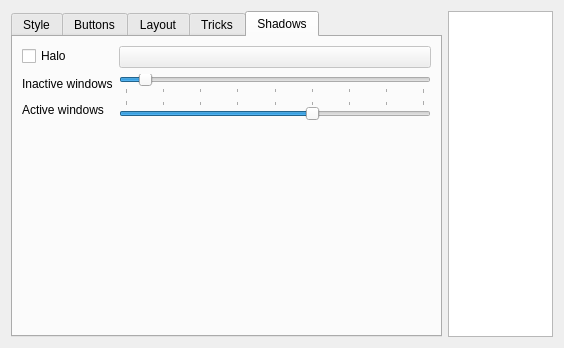
<?xml version="1.0" encoding="UTF-8"?>
<ui version="4.0">
 <class>Config</class>
 <widget class="QWidget" name="Config">
  <property name="geometry">
   <rect>
    <x>0</x>
    <y>0</y>
    <width>564</width>
    <height>348</height>
   </rect>
  </property>
  <property name="windowTitle">
   <string>Bespin KWin Client Config</string>
  </property>
  <layout class="QHBoxLayout" name="horizontalLayout">
   <item>
    <widget class="QTabWidget" name="tabWidget">
     <property name="tabPosition">
      <enum>QTabWidget::North</enum>
     </property>
     <property name="currentIndex">
      <number>4</number>
     </property>
     <widget class="QWidget" name="tab">
      <attribute name="title">
       <string>Style</string>
      </attribute>
      <layout class="QGridLayout" name="gridLayout">
       <item row="0" column="0" rowspan="5" colspan="2">
        <widget class="QListWidget" name="presets"/>
       </item>
       <item row="1" column="2">
        <widget class="QLabel" name="label">
         <property name="text">
          <string>Classes</string>
         </property>
         <property name="alignment">
          <set>Qt::AlignRight|Qt::AlignTrailing|Qt::AlignVCenter</set>
         </property>
        </widget>
       </item>
       <item row="1" column="3">
        <widget class="QLineEdit" name="wmClasses">
         <property name="enabled">
          <bool>false</bool>
         </property>
        </widget>
       </item>
       <item row="3" column="2" colspan="2">
        <widget class="QTabWidget" name="tabWidget_2">
         <property name="currentIndex">
          <number>0</number>
         </property>
         <property name="documentMode">
          <bool>false</bool>
         </property>
         <widget class="QWidget" name="tab_3">
          <attribute name="title">
           <string>Active</string>
          </attribute>
          <layout class="QGridLayout" name="gridLayout_2">
           <item row="0" column="0">
            <widget class="QLabel" name="label_8">
             <property name="text">
              <string>Base</string>
             </property>
            </widget>
           </item>
           <item row="0" column="1">
            <widget class="QComboBox" name="actGrad">
             <item>
              <property name="text">
               <string>None</string>
              </property>
             </item>
             <item>
              <property name="text">
               <string>Simple</string>
              </property>
             </item>
             <item>
              <property name="text">
               <string>Button</string>
              </property>
             </item>
             <item>
              <property name="text">
               <string>Sunken</string>
              </property>
             </item>
             <item>
              <property name="text">
               <string>Gloss</string>
              </property>
             </item>
             <item>
              <property name="text">
               <string>Glass</string>
              </property>
             </item>
             <item>
              <property name="text">
               <string>Metal</string>
              </property>
             </item>
             <item>
              <property name="text">
               <string>Cloudy</string>
              </property>
             </item>
             <item>
              <property name="text">
               <string>Shiny</string>
              </property>
             </item>
             <item>
              <property name="text">
               <string>Flat</string>
              </property>
             </item>
             <item>
              <property name="text">
               <string>Vertical gradient</string>
              </property>
             </item>
             <item>
              <property name="text">
               <string>Horizontal gradient</string>
              </property>
             </item>
            </widget>
           </item>
           <item row="0" column="2">
            <widget class="KColorButton" name="actColor">
             <property name="enabled">
              <bool>true</bool>
             </property>
            </widget>
           </item>
           <item row="1" column="0">
            <widget class="QLabel" name="label_7">
             <property name="text">
              <string>Deco</string>
             </property>
            </widget>
           </item>
           <item row="1" column="1">
            <widget class="QComboBox" name="actGrad2">
             <item>
              <property name="text">
               <string>None</string>
              </property>
             </item>
             <item>
              <property name="text">
               <string>Simple</string>
              </property>
             </item>
             <item>
              <property name="text">
               <string>Button</string>
              </property>
             </item>
             <item>
              <property name="text">
               <string>Sunken</string>
              </property>
             </item>
             <item>
              <property name="text">
               <string>Gloss</string>
              </property>
             </item>
             <item>
              <property name="text">
               <string>Glass</string>
              </property>
             </item>
             <item>
              <property name="text">
               <string>Metal</string>
              </property>
             </item>
             <item>
              <property name="text">
               <string>Cloudy</string>
              </property>
             </item>
             <item>
              <property name="text">
               <string>Shiny</string>
              </property>
             </item>
            </widget>
           </item>
           <item row="1" column="2">
            <widget class="KColorButton" name="actColor2">
             <property name="enabled">
              <bool>true</bool>
             </property>
            </widget>
           </item>
           <item row="2" column="1">
            <widget class="QLabel" name="label_15">
             <property name="text">
              <string>Label</string>
             </property>
             <property name="alignment">
              <set>Qt::AlignRight|Qt::AlignTrailing|Qt::AlignVCenter</set>
             </property>
            </widget>
           </item>
           <item row="2" column="2">
            <widget class="KColorButton" name="actText">
             <property name="enabled">
              <bool>true</bool>
             </property>
            </widget>
           </item>
           <item row="3" column="1">
            <widget class="QLabel" name="label_16">
             <property name="text">
              <string>Buttons</string>
             </property>
             <property name="alignment">
              <set>Qt::AlignRight|Qt::AlignTrailing|Qt::AlignVCenter</set>
             </property>
            </widget>
           </item>
           <item row="3" column="2">
            <widget class="KColorButton" name="actButtons">
             <property name="enabled">
              <bool>true</bool>
             </property>
            </widget>
           </item>
          </layout>
         </widget>
         <widget class="QWidget" name="tab_4">
          <attribute name="title">
           <string>Inactive</string>
          </attribute>
          <layout class="QGridLayout" name="gridLayout_5">
           <item row="0" column="0">
            <widget class="QLabel" name="label_6">
             <property name="text">
              <string>Base</string>
             </property>
            </widget>
           </item>
           <item row="0" column="1">
            <widget class="QComboBox" name="inactGrad">
             <item>
              <property name="text">
               <string>None</string>
              </property>
             </item>
             <item>
              <property name="text">
               <string>Simple</string>
              </property>
             </item>
             <item>
              <property name="text">
               <string>Button</string>
              </property>
             </item>
             <item>
              <property name="text">
               <string>Sunken</string>
              </property>
             </item>
             <item>
              <property name="text">
               <string>Gloss</string>
              </property>
             </item>
             <item>
              <property name="text">
               <string>Glass</string>
              </property>
             </item>
             <item>
              <property name="text">
               <string>Metal</string>
              </property>
             </item>
             <item>
              <property name="text">
               <string>Cloudy</string>
              </property>
             </item>
             <item>
              <property name="text">
               <string>Shiny</string>
              </property>
             </item>
             <item>
              <property name="text">
               <string>Flat</string>
              </property>
             </item>
             <item>
              <property name="text">
               <string>Vertical gradient</string>
              </property>
             </item>
             <item>
              <property name="text">
               <string>Horizontal gradient</string>
              </property>
             </item>
            </widget>
           </item>
           <item row="0" column="2">
            <widget class="KColorButton" name="inactColor">
             <property name="enabled">
              <bool>true</bool>
             </property>
            </widget>
           </item>
           <item row="1" column="0">
            <widget class="QLabel" name="label_9">
             <property name="text">
              <string>Deco</string>
             </property>
            </widget>
           </item>
           <item row="1" column="1">
            <widget class="QComboBox" name="inactGrad2">
             <item>
              <property name="text">
               <string>None</string>
              </property>
             </item>
             <item>
              <property name="text">
               <string>Simple</string>
              </property>
             </item>
             <item>
              <property name="text">
               <string>Button</string>
              </property>
             </item>
             <item>
              <property name="text">
               <string>Sunken</string>
              </property>
             </item>
             <item>
              <property name="text">
               <string>Gloss</string>
              </property>
             </item>
             <item>
              <property name="text">
               <string>Glass</string>
              </property>
             </item>
             <item>
              <property name="text">
               <string>Metal</string>
              </property>
             </item>
             <item>
              <property name="text">
               <string>Cloudy</string>
              </property>
             </item>
             <item>
              <property name="text">
               <string>Shiny</string>
              </property>
             </item>
            </widget>
           </item>
           <item row="1" column="2">
            <widget class="KColorButton" name="inactColor2">
             <property name="enabled">
              <bool>true</bool>
             </property>
            </widget>
           </item>
           <item row="2" column="1">
            <widget class="QLabel" name="label_13">
             <property name="text">
              <string>Label</string>
             </property>
             <property name="alignment">
              <set>Qt::AlignRight|Qt::AlignTrailing|Qt::AlignVCenter</set>
             </property>
            </widget>
           </item>
           <item row="2" column="2">
            <widget class="KColorButton" name="inactText">
             <property name="enabled">
              <bool>true</bool>
             </property>
            </widget>
           </item>
           <item row="3" column="1">
            <widget class="QLabel" name="label_14">
             <property name="text">
              <string>Buttons</string>
             </property>
             <property name="alignment">
              <set>Qt::AlignRight|Qt::AlignTrailing|Qt::AlignVCenter</set>
             </property>
            </widget>
           </item>
           <item row="3" column="2">
            <widget class="KColorButton" name="inactButtons">
             <property name="enabled">
              <bool>true</bool>
             </property>
            </widget>
           </item>
          </layout>
         </widget>
        </widget>
       </item>
       <item row="4" column="3">
        <spacer name="verticalSpacer">
         <property name="orientation">
          <enum>Qt::Vertical</enum>
         </property>
         <property name="sizeHint" stdset="0">
          <size>
           <width>39</width>
           <height>51</height>
          </size>
         </property>
        </spacer>
       </item>
       <item row="5" column="0">
        <widget class="QPushButton" name="newPreset">
         <property name="text">
          <string>New</string>
         </property>
        </widget>
       </item>
       <item row="5" column="1">
        <widget class="QPushButton" name="deletePreset">
         <property name="enabled">
          <bool>false</bool>
         </property>
         <property name="palette">
          <palette>
           <active>
            <colorrole role="Button">
             <brush brushstyle="SolidPattern">
              <color alpha="255">
               <red>156</red>
               <green>14</green>
               <blue>14</blue>
              </color>
             </brush>
            </colorrole>
            <colorrole role="ButtonText">
             <brush brushstyle="SolidPattern">
              <color alpha="255">
               <red>255</red>
               <green>255</green>
               <blue>255</blue>
              </color>
             </brush>
            </colorrole>
           </active>
           <inactive>
            <colorrole role="Button">
             <brush brushstyle="SolidPattern">
              <color alpha="255">
               <red>156</red>
               <green>14</green>
               <blue>14</blue>
              </color>
             </brush>
            </colorrole>
            <colorrole role="ButtonText">
             <brush brushstyle="SolidPattern">
              <color alpha="255">
               <red>255</red>
               <green>255</green>
               <blue>255</blue>
              </color>
             </brush>
            </colorrole>
           </inactive>
           <disabled>
            <colorrole role="Button">
             <brush brushstyle="SolidPattern">
              <color alpha="255">
               <red>156</red>
               <green>14</green>
               <blue>14</blue>
              </color>
             </brush>
            </colorrole>
            <colorrole role="ButtonText">
             <brush brushstyle="SolidPattern">
              <color alpha="255">
               <red>157</red>
               <green>156</green>
               <blue>156</blue>
              </color>
             </brush>
            </colorrole>
           </disabled>
          </palette>
         </property>
         <property name="text">
          <string>Delete</string>
         </property>
        </widget>
       </item>
       <item row="5" column="2" colspan="2">
        <spacer name="horizontalSpacer_6">
         <property name="orientation">
          <enum>Qt::Horizontal</enum>
         </property>
         <property name="sizeHint" stdset="0">
          <size>
           <width>180</width>
           <height>20</height>
          </size>
         </property>
        </spacer>
       </item>
       <item row="2" column="3">
        <widget class="QLineEdit" name="wmTypes">
         <property name="enabled">
          <bool>false</bool>
         </property>
        </widget>
       </item>
       <item row="2" column="2">
        <widget class="QLabel" name="label_2">
         <property name="text">
          <string>Types</string>
         </property>
         <property name="alignment">
          <set>Qt::AlignRight|Qt::AlignTrailing|Qt::AlignVCenter</set>
         </property>
        </widget>
       </item>
      </layout>
     </widget>
     <widget class="QWidget" name="Seite_2">
      <attribute name="title">
       <string>Buttons</string>
      </attribute>
      <layout class="QVBoxLayout" name="verticalLayout">
       <item>
        <layout class="QFormLayout" name="formLayout_2">
         <item row="0" column="0">
          <widget class="QLabel" name="label_11">
           <property name="text">
            <string>Icons</string>
           </property>
          </widget>
         </item>
         <item row="0" column="1">
          <widget class="QComboBox" name="iconVariant">
           <property name="sizePolicy">
            <sizepolicy hsizetype="Preferred" vsizetype="Fixed">
             <horstretch>0</horstretch>
             <verstretch>0</verstretch>
            </sizepolicy>
           </property>
           <item>
            <property name="text">
             <string>Square (1st gen)</string>
            </property>
           </item>
           <item>
            <property name="text">
             <string>Round (2nd gen)</string>
            </property>
           </item>
           <item>
            <property name="text">
             <string>TheRob (3rd gen)</string>
            </property>
           </item>
           <item>
            <property name="text">
             <string>LasseKongo (nogen)</string>
            </property>
           </item>
          </widget>
         </item>
         <item row="2" column="0">
          <widget class="QLabel" name="label_4">
           <property name="text">
            <string>Unhovered button</string>
           </property>
           <property name="alignment">
            <set>Qt::AlignRight|Qt::AlignTrailing|Qt::AlignVCenter</set>
           </property>
          </widget>
         </item>
         <item row="2" column="1">
          <widget class="QComboBox" name="slickButtons">
           <item>
            <property name="text">
             <string>Scaled icons</string>
            </property>
           </item>
           <item>
            <property name="text">
             <string>Dots</string>
            </property>
           </item>
           <item>
            <property name="text">
             <string>Bricks</string>
            </property>
           </item>
          </widget>
         </item>
         <item row="3" column="0">
          <widget class="QLabel" name="label_3">
           <property name="font">
            <font>
             <weight>50</weight>
             <bold>false</bold>
            </font>
           </property>
           <property name="text">
            <string>Multibutton order</string>
           </property>
          </widget>
         </item>
         <item row="3" column="1">
          <widget class="QLineEdit" name="multibutton"/>
         </item>
         <item row="1" column="1">
          <widget class="QComboBox" name="buttonGradient">
           <item>
            <property name="text">
             <string>None</string>
            </property>
           </item>
           <item>
            <property name="text">
             <string>Simple</string>
            </property>
           </item>
           <item>
            <property name="text">
             <string>Button</string>
            </property>
           </item>
           <item>
            <property name="text">
             <string>Sunken</string>
            </property>
           </item>
           <item>
            <property name="text">
             <string>Gloss</string>
            </property>
           </item>
           <item>
            <property name="text">
             <string>Glass</string>
            </property>
           </item>
           <item>
            <property name="text">
             <string>Metal</string>
            </property>
           </item>
           <item>
            <property name="text">
             <string>Cloudy</string>
            </property>
           </item>
           <item>
            <property name="text">
             <string>Shiny</string>
            </property>
           </item>
          </widget>
         </item>
         <item row="1" column="0">
          <widget class="QLabel" name="label_17">
           <property name="text">
            <string>Gradient</string>
           </property>
          </widget>
         </item>
        </layout>
       </item>
       <item>
        <widget class="QCheckBox" name="inactiveButtons">
         <property name="text">
          <string>Show Icons on inactive windows</string>
         </property>
        </widget>
       </item>
       <item>
        <spacer name="verticalSpacer_2">
         <property name="orientation">
          <enum>Qt::Vertical</enum>
         </property>
         <property name="sizeHint" stdset="0">
          <size>
           <width>20</width>
           <height>40</height>
          </size>
         </property>
        </spacer>
       </item>
      </layout>
     </widget>
     <widget class="QWidget" name="Seite">
      <attribute name="title">
       <string>Layout</string>
      </attribute>
      <layout class="QGridLayout" name="gridLayout_4">
       <item row="1" column="0">
        <widget class="QCheckBox" name="roundCorners">
         <property name="text">
          <string>Round window corners</string>
         </property>
        </widget>
       </item>
       <item row="4" column="0" colspan="2">
        <widget class="QCheckBox" name="verticalTitlebar">
         <property name="text">
          <string>Netbook compatible titlebar orientation ;-)</string>
         </property>
        </widget>
       </item>
       <item row="5" column="0" colspan="2">
        <spacer name="verticalSpacer_4">
         <property name="orientation">
          <enum>Qt::Vertical</enum>
         </property>
         <property name="sizeHint" stdset="0">
          <size>
           <width>20</width>
           <height>40</height>
          </size>
         </property>
        </spacer>
       </item>
       <item row="0" column="0" colspan="2">
        <layout class="QFormLayout" name="formLayout">
         <property name="fieldGrowthPolicy">
          <enum>QFormLayout::FieldsStayAtSizeHint</enum>
         </property>
         <property name="formAlignment">
          <set>Qt::AlignHCenter|Qt::AlignTop</set>
         </property>
         <property name="horizontalSpacing">
          <number>8</number>
         </property>
         <property name="verticalSpacing">
          <number>10</number>
         </property>
         <item row="2" column="0">
          <widget class="QLabel" name="label_10">
           <property name="font">
            <font>
             <weight>75</weight>
             <bold>true</bold>
            </font>
           </property>
           <property name="text">
            <string>Title alignment</string>
           </property>
          </widget>
         </item>
         <item row="2" column="1">
          <widget class="QWidget" name="widget" native="true">
           <property name="minimumSize">
            <size>
             <width>0</width>
             <height>0</height>
            </size>
           </property>
           <layout class="QGridLayout" name="gridLayout_10">
            <property name="margin">
             <number>0</number>
            </property>
            <item row="0" column="0">
             <spacer name="horizontalSpacer">
              <property name="orientation">
               <enum>Qt::Horizontal</enum>
              </property>
              <property name="sizeHint" stdset="0">
               <size>
                <width>1</width>
                <height>14</height>
               </size>
              </property>
             </spacer>
            </item>
            <item row="0" column="1">
             <widget class="QRadioButton" name="titleLeft">
              <property name="text">
               <string/>
              </property>
             </widget>
            </item>
            <item row="0" column="2">
             <spacer name="horizontalSpacer_3">
              <property name="orientation">
               <enum>Qt::Horizontal</enum>
              </property>
              <property name="sizeHint" stdset="0">
               <size>
                <width>1</width>
                <height>1</height>
               </size>
              </property>
             </spacer>
            </item>
            <item row="0" column="3">
             <widget class="QRadioButton" name="titleCenter">
              <property name="text">
               <string/>
              </property>
             </widget>
            </item>
            <item row="0" column="4">
             <spacer name="horizontalSpacer_4">
              <property name="orientation">
               <enum>Qt::Horizontal</enum>
              </property>
              <property name="sizeHint" stdset="0">
               <size>
                <width>1</width>
                <height>1</height>
               </size>
              </property>
             </spacer>
            </item>
            <item row="0" column="5">
             <widget class="QRadioButton" name="titleRight">
              <property name="text">
               <string/>
              </property>
             </widget>
            </item>
            <item row="0" column="6">
             <spacer name="horizontalSpacer_2">
              <property name="orientation">
               <enum>Qt::Horizontal</enum>
              </property>
              <property name="sizeHint" stdset="0">
               <size>
                <width>1</width>
                <height>1</height>
               </size>
              </property>
             </spacer>
            </item>
           </layout>
          </widget>
         </item>
         <item row="3" column="0">
          <widget class="QLabel" name="label_5">
           <property name="font">
            <font>
             <weight>75</weight>
             <bold>true</bold>
            </font>
           </property>
           <property name="text">
            <string>Titlebar padding</string>
           </property>
           <property name="alignment">
            <set>Qt::AlignLeading|Qt::AlignLeft|Qt::AlignVCenter</set>
           </property>
          </widget>
         </item>
         <item row="3" column="1">
          <widget class="QSpinBox" name="titlePadding">
           <property name="sizePolicy">
            <sizepolicy hsizetype="Maximum" vsizetype="Fixed">
             <horstretch>0</horstretch>
             <verstretch>0</verstretch>
            </sizepolicy>
           </property>
           <property name="suffix">
            <string>px</string>
           </property>
           <property name="maximum">
            <number>10</number>
           </property>
          </widget>
         </item>
         <item row="4" column="0">
          <widget class="QLabel" name="label_20">
           <property name="font">
            <font>
             <weight>75</weight>
             <bold>true</bold>
            </font>
           </property>
           <property name="text">
            <string>Border widths</string>
           </property>
           <property name="alignment">
            <set>Qt::AlignLeading|Qt::AlignLeft|Qt::AlignTop</set>
           </property>
          </widget>
         </item>
         <item row="4" column="1">
          <layout class="QGridLayout" name="gridLayout_6">
           <item row="0" column="2" colspan="2">
            <widget class="QLabel" name="label_21">
             <property name="text">
              <string>Edges</string>
             </property>
             <property name="alignment">
              <set>Qt::AlignLeading|Qt::AlignLeft|Qt::AlignVCenter</set>
             </property>
            </widget>
           </item>
           <item row="1" column="0">
            <widget class="QSpinBox" name="baseSize">
             <property name="suffix">
              <string>px</string>
             </property>
             <property name="maximum">
              <number>32</number>
             </property>
            </widget>
           </item>
           <item row="1" column="1">
            <spacer name="horizontalSpacer_5">
             <property name="orientation">
              <enum>Qt::Horizontal</enum>
             </property>
             <property name="sizeType">
              <enum>QSizePolicy::Fixed</enum>
             </property>
             <property name="sizeHint" stdset="0">
              <size>
               <width>16</width>
               <height>20</height>
              </size>
             </property>
            </spacer>
           </item>
           <item row="1" column="2" colspan="2">
            <widget class="QSpinBox" name="edgeSize">
             <property name="suffix">
              <string>px</string>
             </property>
             <property name="maximum">
              <number>32</number>
             </property>
            </widget>
           </item>
           <item row="0" column="0">
            <widget class="QLabel" name="label_22">
             <property name="text">
              <string>Base</string>
             </property>
             <property name="alignment">
              <set>Qt::AlignLeading|Qt::AlignLeft|Qt::AlignVCenter</set>
             </property>
            </widget>
           </item>
          </layout>
         </item>
         <item row="5" column="0">
          <widget class="QLabel" name="label_12">
           <property name="font">
            <font>
             <weight>75</weight>
             <bold>true</bold>
            </font>
           </property>
           <property name="text">
            <string>Force small titlebar for</string>
           </property>
          </widget>
         </item>
         <item row="5" column="1">
          <widget class="QLineEdit" name="smallTitleClasses"/>
         </item>
        </layout>
       </item>
      </layout>
     </widget>
     <widget class="QWidget" name="tab_2">
      <attribute name="title">
       <string>Tricks</string>
      </attribute>
      <layout class="QGridLayout" name="gridLayout_3">
       <item row="0" column="0">
        <widget class="QCheckBox" name="trimmTitle">
         <property name="text">
          <string>Trimm title</string>
         </property>
        </widget>
       </item>
       <item row="1" column="0">
        <widget class="QCheckBox" name="resizeCorner">
         <property name="text">
          <string>Show resize grip</string>
         </property>
        </widget>
       </item>
       <item row="3" column="0" colspan="2">
        <widget class="QCheckBox" name="forceUserColors">
         <property name="text">
          <string>Ignore style hints from the (Bespin) widget style</string>
         </property>
        </widget>
       </item>
       <item row="4" column="1">
        <spacer name="verticalSpacer_3">
         <property name="orientation">
          <enum>Qt::Vertical</enum>
         </property>
         <property name="sizeHint" stdset="0">
          <size>
           <width>20</width>
           <height>40</height>
          </size>
         </property>
        </spacer>
       </item>
      </layout>
     </widget>
     <widget class="QWidget" name="tab_5">
      <attribute name="title">
       <string>Shadows</string>
      </attribute>
      <layout class="QFormLayout" name="formLayout_3">
       <item row="1" column="0">
        <widget class="QLabel" name="label_18">
         <property name="text">
          <string>Inactive windows</string>
         </property>
        </widget>
       </item>
       <item row="1" column="1">
        <widget class="QSlider" name="inactiveShadowSize">
         <property name="sizePolicy">
          <sizepolicy hsizetype="MinimumExpanding" vsizetype="Fixed">
           <horstretch>0</horstretch>
           <verstretch>0</verstretch>
          </sizepolicy>
         </property>
         <property name="minimumSize">
          <size>
           <width>128</width>
           <height>0</height>
          </size>
         </property>
         <property name="minimum">
          <number>8</number>
         </property>
         <property name="maximum">
          <number>72</number>
         </property>
         <property name="pageStep">
          <number>8</number>
         </property>
         <property name="value">
          <number>12</number>
         </property>
         <property name="orientation">
          <enum>Qt::Horizontal</enum>
         </property>
         <property name="tickPosition">
          <enum>QSlider::TicksBelow</enum>
         </property>
         <property name="tickInterval">
          <number>8</number>
         </property>
        </widget>
       </item>
       <item row="2" column="0">
        <widget class="QLabel" name="label_19">
         <property name="text">
          <string>Active windows</string>
         </property>
        </widget>
       </item>
       <item row="2" column="1">
        <widget class="QSlider" name="activeShadowSize">
         <property name="sizePolicy">
          <sizepolicy hsizetype="MinimumExpanding" vsizetype="Fixed">
           <horstretch>0</horstretch>
           <verstretch>0</verstretch>
          </sizepolicy>
         </property>
         <property name="minimumSize">
          <size>
           <width>128</width>
           <height>0</height>
          </size>
         </property>
         <property name="minimum">
          <number>8</number>
         </property>
         <property name="maximum">
          <number>72</number>
         </property>
         <property name="pageStep">
          <number>8</number>
         </property>
         <property name="value">
          <number>48</number>
         </property>
         <property name="orientation">
          <enum>Qt::Horizontal</enum>
         </property>
         <property name="tickPosition">
          <enum>QSlider::TicksAbove</enum>
         </property>
         <property name="tickInterval">
          <number>8</number>
         </property>
        </widget>
       </item>
       <item row="0" column="1">
        <widget class="KColorButton" name="shadowColor">
         <property name="enabled">
          <bool>false</bool>
         </property>
        </widget>
       </item>
       <item row="0" column="0">
        <widget class="QCheckBox" name="halo">
         <property name="text">
          <string>Halo</string>
         </property>
        </widget>
       </item>
      </layout>
     </widget>
    </widget>
   </item>
   <item>
    <widget class="QTextBrowser" name="onlinehelp">
     <property name="focusPolicy">
      <enum>Qt::NoFocus</enum>
     </property>
     <property name="frameShape">
      <enum>QFrame::StyledPanel</enum>
     </property>
     <property name="frameShadow">
      <enum>QFrame::Plain</enum>
     </property>
     <property name="lineWidth">
      <number>0</number>
     </property>
    </widget>
   </item>
  </layout>
 </widget>
 <customwidgets>
  <customwidget>
   <class>KColorButton</class>
   <extends>QPushButton</extends>
   <header>kcolorbutton.h</header>
  </customwidget>
 </customwidgets>
 <resources/>
 <connections>
  <connection>
   <sender>halo</sender>
   <signal>toggled(bool)</signal>
   <receiver>shadowColor</receiver>
   <slot>setEnabled(bool)</slot>
   <hints>
    <hint type="sourcelabel">
     <x>157</x>
     <y>49</y>
    </hint>
    <hint type="destinationlabel">
     <x>229</x>
     <y>50</y>
    </hint>
   </hints>
  </connection>
 </connections>
</ui>
